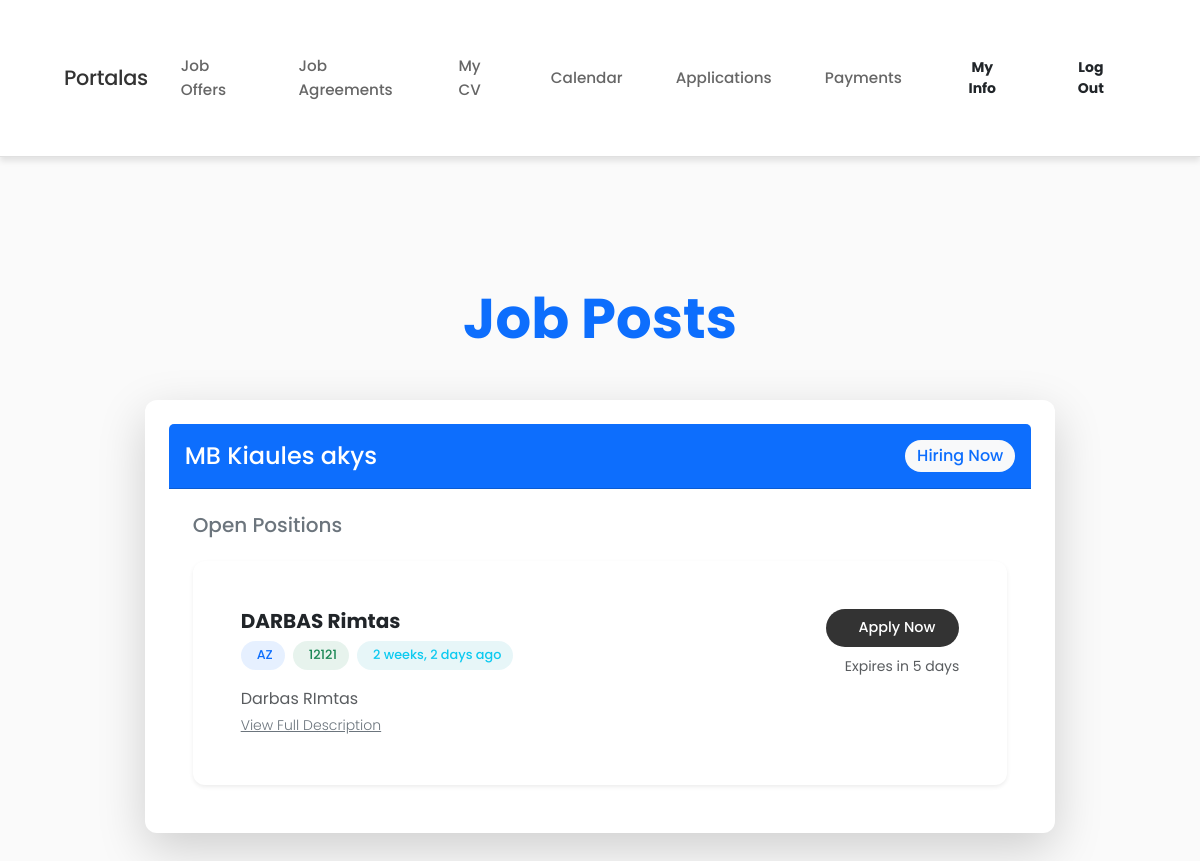
The app's page /employer/employers_dashboard/ (signed in) with its own data.
### employer/models.py (models this page shows, shortened)
class Employer(models.Model):
    user = models.OneToOneField(settings.AUTH_USER_MODEL, on_delete=models.CASCADE)
    company_name = models.CharField(max_length=255, unique=True,verbose_name="Įmonės pavadinimas")
    company_registration_number = models.CharField(max_length=100, unique=True, blank=True, null=True,verbose_name="Įmonės registracijos Nr.")
    contact_name = models.CharField(max_length=255, verbose_name="Kontaktinis asmuo")
    created_at = models.DateTimeField(auto_now_add=True, verbose_name="Sukurta")
    updated_at = models.DateTimeField(auto_now=True, verbose_name="Atnaujinta")
    is_active = models.BooleanField(default=False, verbose_name="Aktyvus")
    logo = models.ImageField(blank=True, null=True, upload_to='employer_logos/')
    has_agreement = models.BooleanField(default=False, verbose_name="Sutartis")
    company_address = models.TextField(blank=True, null=True)
    is_email_verified = models.BooleanField(default=False)
    receive_special_offers = models.BooleanField(default=False)
    class Meta:
        verbose_name = "Employer"
        verbose_name_plural = "Employers"
        ordering = ['-created_at']

class JobPost(models.Model):
    employer = models.ForeignKey(Employer, on_delete=models.CASCADE)
    title = models.CharField(max_length=255)
    description = models.TextField()
    location = CountryField()
    salary_range = models.CharField(max_length=100)
    created_at = models.DateTimeField(auto_now_add=True)
    class Meta:
        ordering = ['-created_at']

### employer/views.py (the view)
# urls.py: path('employers_dashboard/',employer_dashboard, name='employer_dashboard'),
@login_required
def employer_dashboard(request):
    employers = Employer.objects.prefetch_related(
        Prefetch('jobpost_set', queryset=JobPost.objects.order_by('-created_at'))
    )
    return render(request, 'employer/employer_dashboard1.html', {'employers': employers})

### employee/context_processors.py (called while the page is built)
def base_template(request):
    if request.user.is_authenticated:
        if hasattr(request.user, 'employee'):
            return {'base_template': 'base_employee.html'}
        elif hasattr(request.user, 'employer'):
            return {'base_template': 'base_employer.html'}
        elif hasattr(request.user, 'eor'):
            return {'base_template': 'base_eor.html'}
    return {'base_template': 'base.html'}

### employer/templates/employer/employer_dashboard1.html (shortened to what this page needs)
{% extends base_template %}
{% block content %}
<div class="container-fluid py-5">
    <div class="container-lg">
        <h1 class="mb-5 text-center display-4 fw-bold text-primary">Job Posts</h1>
        {% for employer in employers %}
            <div class="card employer-card mb-5 border-0 shadow-lg">
                <div class="card-header bg-primary text-white py-3 d-flex justify-content-between align-items-center">
                    <div class="d-flex align-items-center">
                        <div>
                            <h2 class="h4 mb-0">{{ employer.company_name }}</h2>
                        </div>
                    </div>
                    <span class="badge bg-light text-primary fs-6">Hiring Now</span>
                </div>
                <div class="card-body p-4">
                    <h3 class="h5 mb-4 text-secondary">Open Positions</h3>
                    {% if employer.jobpost_set.all %}
                        <div class="row g-4">
                            {% for job in employer.jobpost_set.all %}
                            <div class="col-12">
                                <div class="job-card card border-0 shadow-sm h-100 hover-shadow">
                                    <div class="card-body p-4">
                                        <div class="d-flex justify-content-between align-items-start">
                                            <div class="w-75">
                                                <h4 class="h5 mb-2 fw-bold text-dark">{{ job.title }}</h4>
                                                <div class="d-flex flex-wrap gap-2 mb-3">
                                                    <span class="badge bg-primary-soft text-primary">
                                                        {{ job.location }}
                                                    </span>
                                                    <span class="badge bg-success-soft text-success">
                                                        {{ job.salary_range }}
                                                    </span>
                                                    <span class="badge bg-info-soft text-info">
                                                        {{ job.created_at|timesince }} ago
                                                    </span>
                                                </div>
                                                <p class="text-muted mb-0">{{ job.description|truncatewords:30 }}</p>
                                                <small>
    <a href="{% url 'employer:jobpost_detail' job.id %}" class="text-secondary fw-light" target="_blank">
        View Full Description
    </a>
</small>
                                            </div>
                                            {% if request.user.is_authenticated and request.user.employee %}
                                            <div class="d-flex flex-column align-items-end">
                                                <form action="{% url 'employee:submit_cv' job.id %}" method="post">
                                                    <button type="submit" class="btn btn-primary btn-lg rounded-pill px-4">
                                                        Apply Now
                                                    </button>
                                                </form>
                                                <small class="text-muted mt-2">Expires in 5 days</small>
                                            </div>
                                            {% endif %}
                                        </div>
                                    </div>
                                </div>
                            </div>
                            {% endfor %}
                        </div>
                    {% else %}
                        <div class="alert alert-info mb-0">No current job openings</div>
                    {% endif %}
                </div>
            </div>
        {% endfor %}
    </div>
</div>
{% endblock %}

### static/css/styles.css (style rules this page uses)
body { font-family: 'Poppins', sans-serif; margin: 0; padding: 0; background-color: #fafafa; color: #333; line-height: 1.6; }
button { background-color: #333; color: white; padding: 0.5rem 1.2rem; border: none; border-radius: 6px; transition: background-color 0.2s ease; cursor: pointer; font-weight: 500; }
.card { background: #fff; border-radius: 8px; padding: 1.5rem; box-shadow: 0 4px 6px rgba(0, 0, 0, 0.1); }
.btn-primary, .btn-secondary, .btn-outline { padding: 0.75rem 1.5rem; border-radius: 6px; font-size: 0.95rem; font-weight: 500; text-decoration: none; transition: all 0.2s ease; }
.btn-primary { background-color: #333; color: white; }
body { font-family: 'Poppins', sans-serif; background-color: #fafafa; color: #333; line-height: 1.6; }
h1 { font-size: 2rem; font-weight: 500; color: #333; margin-bottom: 1.5rem; }
.btn { padding: 0.5rem 1rem; border-radius: 6px; font-size: 0.9rem; font-weight: 500; text-decoration: none; transition: all 0.2s ease; cursor: pointer; border: none; }
.container-fluid { padding: 0; }
.container-lg { max-width: 1200px; margin: 0 auto; padding: 0 1rem; }
.card { border-radius: 12px; overflow: hidden; transition: transform 0.2s ease, box-shadow 0.2s ease; }
.card-header { border-radius: 12px 12px 0 0; }
.badge { font-size: 0.8rem; font-weight: 500; padding: 0.5rem 0.75rem; border-radius: 20px; }
.bg-primary-soft { background-color: rgba(13, 110, 253, 0.1); color: #0d6efd; }
.bg-info-soft { background-color: rgba(23, 162, 184, 0.1); color: #17a2b8; }
.bg-success-soft { background-color: rgba(25, 135, 84, 0.1); color: #198754; }
.rounded-pill { border-radius: 50px; }

### records on screen
Employer: company_name "MB Kiaules akys"
JobPost: title "DARBAS Rimtas", location "AZ", salary_range "12121", created_at "2 weeks, 2 days", description "Darbas RImtas"
